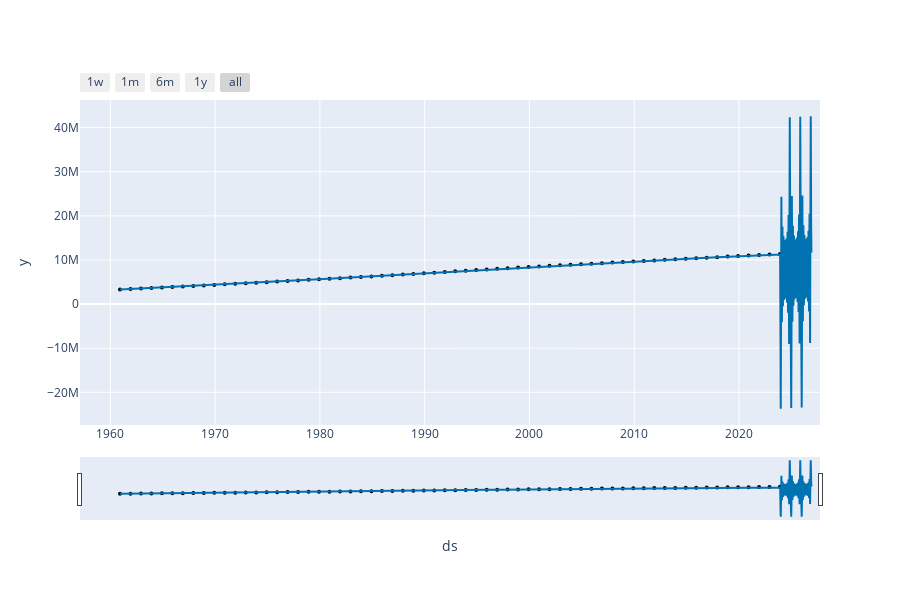

The notebook cell saved with this chart:
### Code cell
from prophet.plot import plot_plotly, plot_components_plotly

plot_plotly(m, forecast)

### Figure 1 — Plotly figure (JSON) as saved in the notebook; plotly's stock layout.template omitted (floating-point values rounded to 4 significant figures; data arrays with more than 128 entries replaced by an {"elided": "..."} marker saying what was removed)
{"data": [{"marker": {"color": "black", "size": 4}, "mode": "markers", "name": "Actual", "type": "scatter", "x": ["1960-12-01T00:00:00", "1961-12-01T00:00:00", "1962-12-01T00:00:00", "1963-12-01T00:00:00", "1964-12-01T00:00:00", "1965-12-01T00:00:00", "1966-12-01T00:00:00", "1967-12-01T00:00:00", "1968-12-01T00:00:00", "1969-12-01T00:00:00", "1970-12-01T00:00:00", "1971-12-01T00:00:00", "1972-12-01T00:00:00", "1973-12-01T00:00:00", "1974-12-01T00:00:00", "1975-12-01T00:00:00", "1976-12-01T00:00:00", "1977-12-01T00:00:00", "1978-12-01T00:00:00", "1979-12-01T00:00:00", "1980-12-01T00:00:00", "1981-12-01T00:00:00", "1982-12-01T00:00:00", "1983-12-01T00:00:00", "1984-12-01T00:00:00", "1985-12-01T00:00:00", "1986-12-01T00:00:00", "1987-12-01T00:00:00", "1988-12-01T00:00:00", "1989-12-01T00:00:00", "1990-12-01T00:00:00", "1991-12-01T00:00:00", "1992-12-01T00:00:00", "1993-12-01T00:00:00", "1994-12-01T00:00:00", "1995-12-01T00:00:00", "1996-12-01T00:00:00", "1997-12-01T00:00:00", "1998-12-01T00:00:00", "1999-12-01T00:00:00", "2000-12-01T00:00:00", "2001-12-01T00:00:00", "2002-12-01T00:00:00", "2003-12-01T00:00:00", "2004-12-01T00:00:00", "2005-12-01T00:00:00", "2006-12-01T00:00:00", "2007-12-01T00:00:00", "2008-12-01T00:00:00", "2009-12-01T00:00:00", "2010-12-01T00:00:00", "2011-12-01T00:00:00", "2012-12-01T00:00:00", "2013-12-01T00:00:00", "2014-12-01T00:00:00", "2015-12-01T00:00:00", "2016-12-01T00:00:00", "2017-12-01T00:00:00", "2018-12-01T00:00:00", "2019-12-01T00:00:00", "2020-12-01T00:00:00", "2021-12-01T00:00:00", "2022-12-01T00:00:00", "2023-12-01T00:00:00"], "y": [3298021, 3408415, 3521164, 3635798, 3752313, 3868712, 3987090, 4108916, 4230877, 4352954, 4475871, 4599841, 4724801, 4851183, 4978582, 5106453, 5235318, 5365074, 5495443, 5625864, 5755800, 5885244, 6014979, 6147213, 6282104, 6417798, 6554325, 6692720, 6834207, 6980033, 7129004, 7278402, 7427340, 7576074, 7723934, 7869753, 8012314, 8150076, 8282126, 8411374, 8540791, 8669040, 8795101, 8919852, 9043127, 9164768, 9284168, 9402206, 9522948, 9648061, 9775755, 9903737, 10030882, 10157051, 10282115, 10405832, 10527592, 10647244, 10765531, 10881882, 10999664, 11117873, 11228821, 11332972]}, {"hoverinfo": "skip", "line": {"width": 0}, "mode": "lines", "type": "scatter", "x": {"elided": "1160 str values"}, "y": {"elided": "1160 float values"}}, {"fill": "tonexty", "fillcolor": "rgba(0, 114, 178, 0.2)", "line": {"color": "#0072B2", "width": 2}, "mode": "lines", "name": "Predicted", "type": "scatter", "x": {"elided": "1160 str values"}, "y": {"elided": "1160 float values"}}, {"fill": "tonexty", "fillcolor": "rgba(0, 114, 178, 0.2)", "hoverinfo": "skip", "line": {"width": 0}, "mode": "lines", "type": "scatter", "x": {"elided": "1160 str values"}, "y": {"elided": "1160 float values"}}], "layout": {"height": 600, "showlegend": false, "width": 900, "xaxis": {"rangeselector": {"buttons": [{"count": 7, "label": "1w", "step": "day", "stepmode": "backward"}, {"count": 1, "label": "1m", "step": "month", "stepmode": "backward"}, {"count": 6, "label": "6m", "step": "month", "stepmode": "backward"}, {"count": 1, "label": "1y", "step": "year", "stepmode": "backward"}, {"step": "all"}]}, "rangeslider": {"visible": true}, "title": {"text": "ds"}, "type": "date"}, "yaxis": {"title": {"text": "y"}}}}
